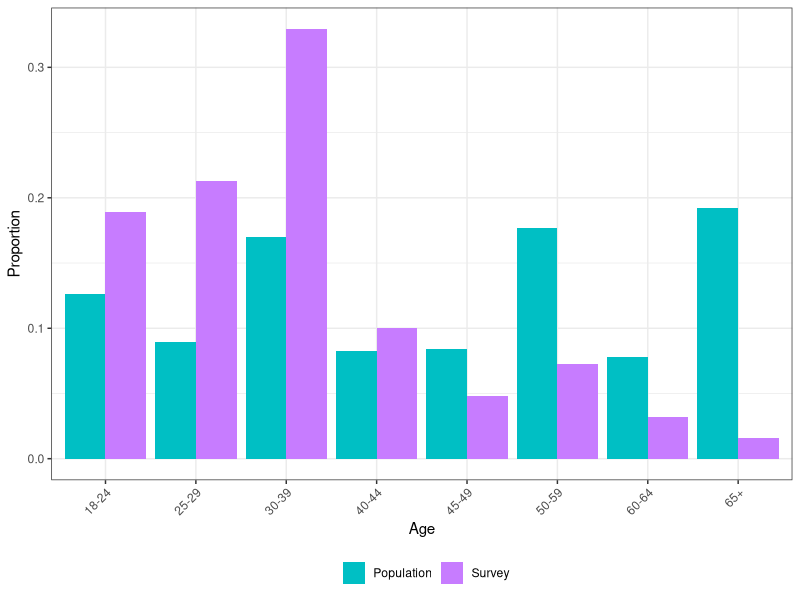
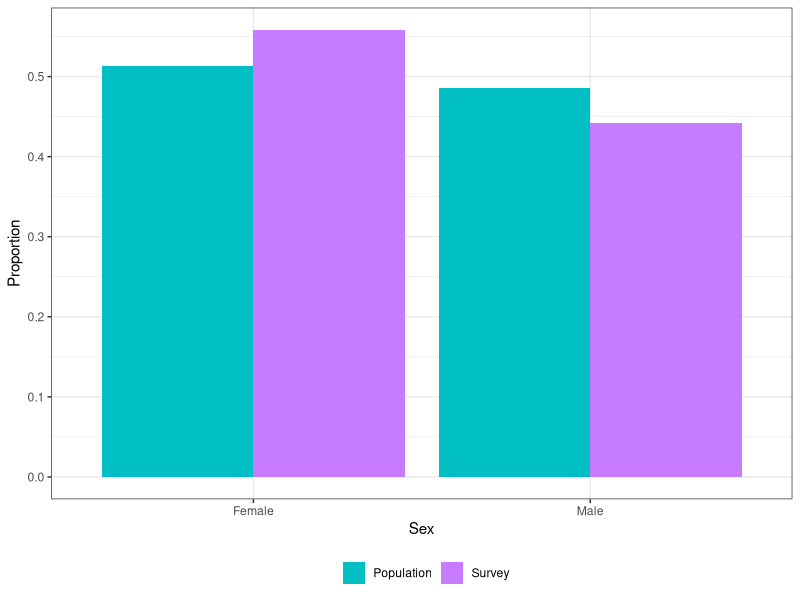
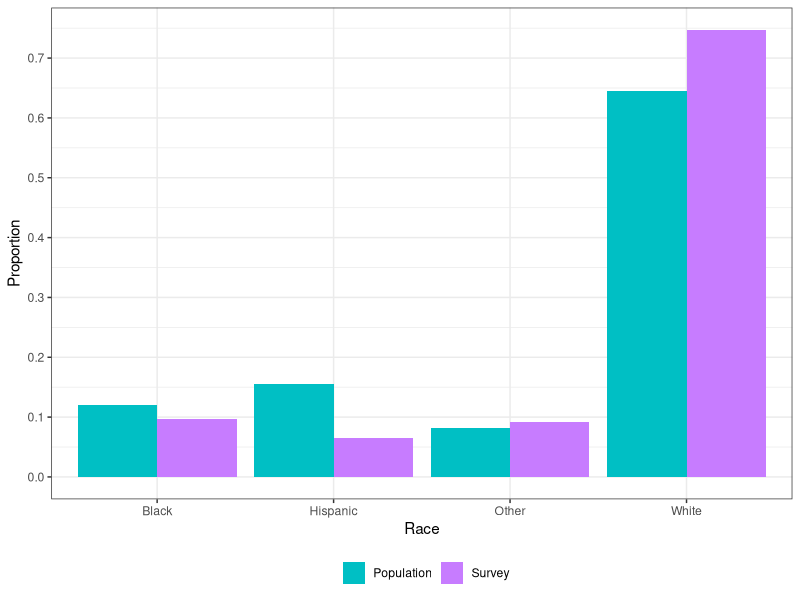
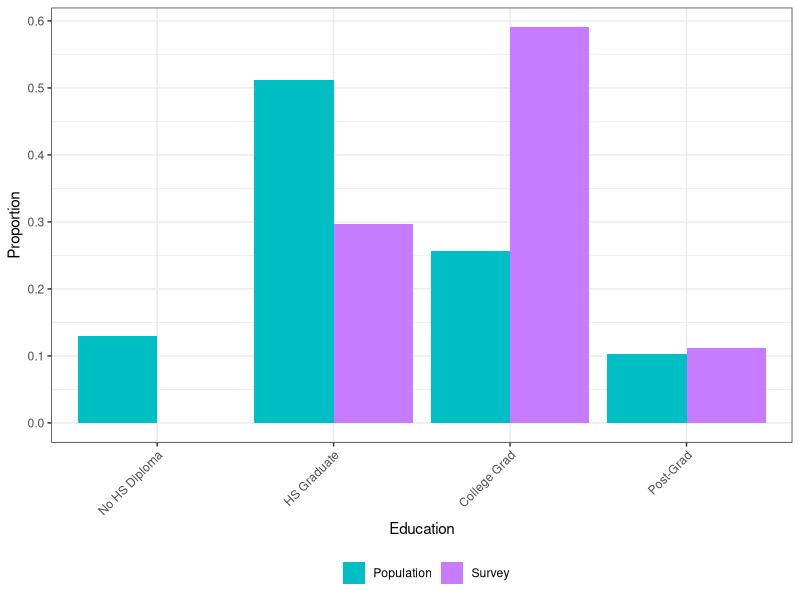
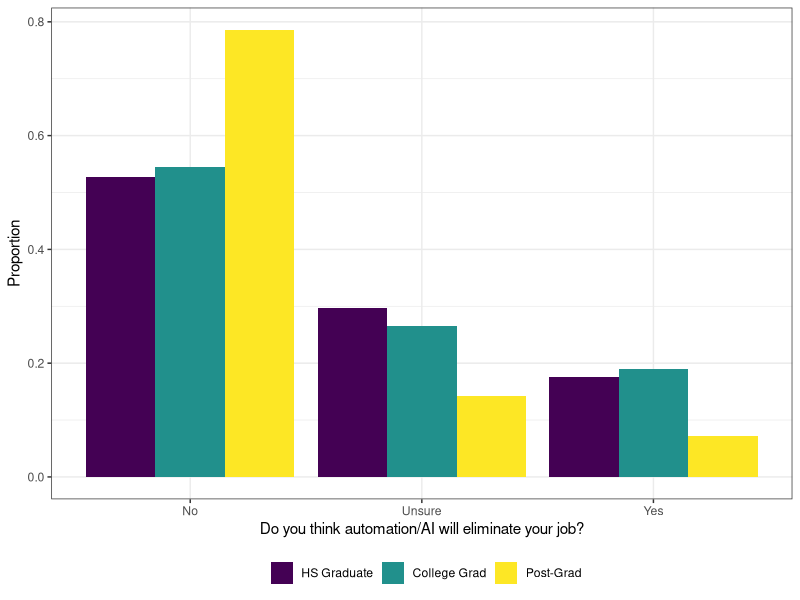
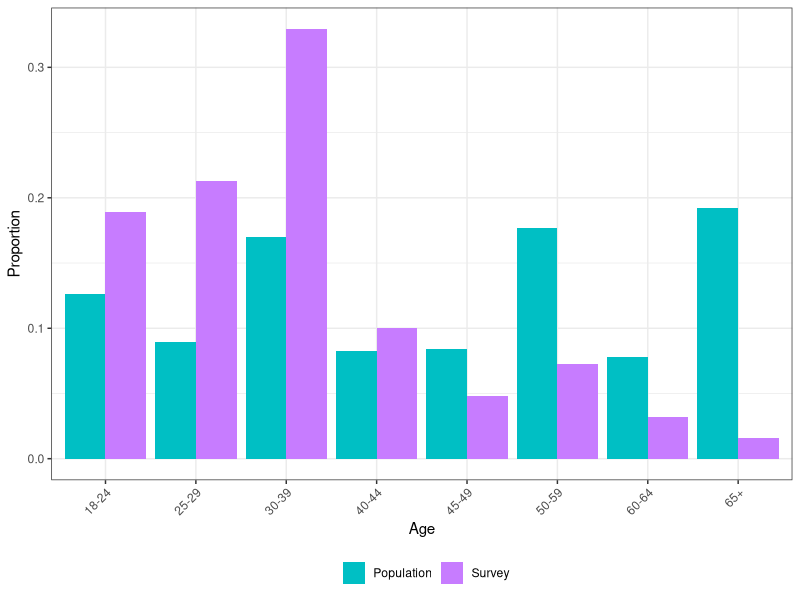
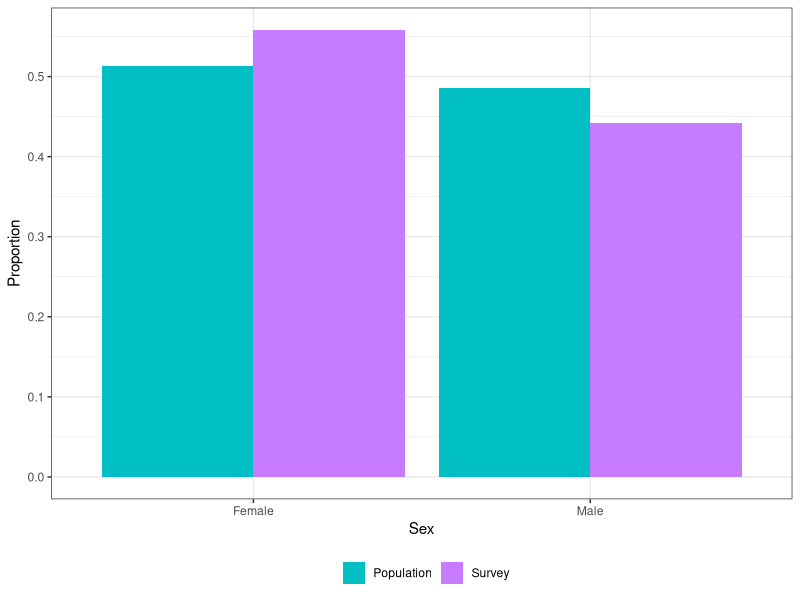
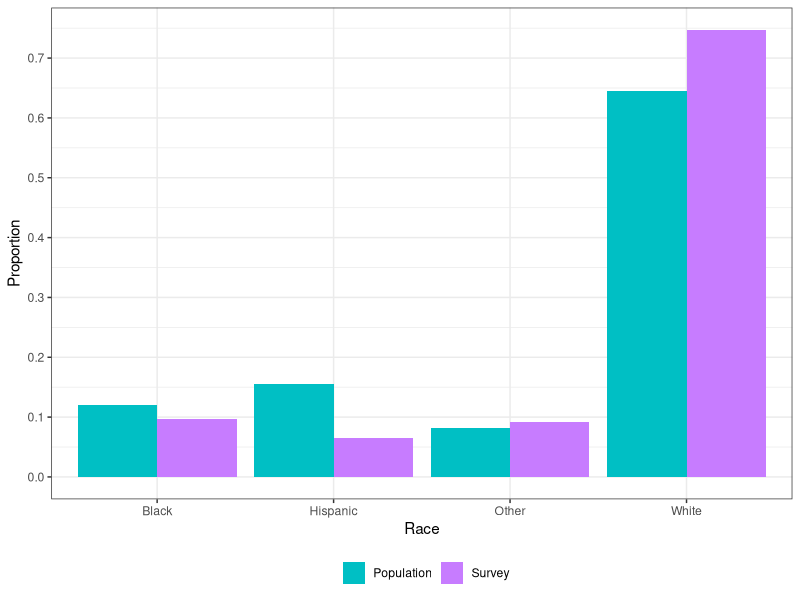

The R script that drew these images, in order:
library(plyr)
library(dplyr)
library(tidyr)
library(ggplot2)
library(nnet)

survey_results <- read.csv("survey_real_results.csv")
pmus_df <- read.csv("pop_dist.tsv", sep = "\t")

########################
# Demographic Analysis #
########################
# Data Munging
survey_results <- filter(survey_results, Answer.Gender != "")

## Relabel variables
survey_results$Answer.Age <- mapvalues(survey_results$Answer.Age, from = c("Over65"), to = c("65+"))
survey_results$Answer.Race <- mapvalues(survey_results$Answer.Race, from = c("Black","Hispanic","Other","White"), to = c("black","hispanic","other","white"))
survey_results$Answer.Gender <- mapvalues(survey_results$Answer.Gender, from = c("Female","Male"), to = c("female","male"))
survey_results$Answer.Education <- mapvalues(survey_results$Answer.Education, from = c("HS","College","Grad"), to = c("high school graduate","college degree","postgraduate degree"))

## Collapse data
survey_results_agg <- group_by(survey_results, Answer.Age, Answer.Gender, Answer.Education, Answer.Race) %>%
                        summarize(count=n())

## Calculate proportions of survey and population
survey_results_agg$proportion_of_pop <- survey_results_agg$count/sum(survey_results_agg$count)
pmus_df$pop_prop <- pmus_df$N/sum(pmus_df$N)

## Join with PMUS
names(survey_results_agg) <- c("age","sex","education","race","survey_count","survey_prop")
joint_df <- merge(pmus_df, survey_results_agg, all = TRUE)
joint_df$survey_prop <- ifelse(is.na(joint_df$survey_prop), 0, joint_df$survey_prop)

# Compute and Plot Demographic Distributions
## Table
table(survey_results$Answer.Age)
table(survey_results$Answer.Race)
table(survey_results$Answer.Gender)
table(survey_results$Answer.Education)

## Plots
gg_color_hue <- function(n) {
  hues = seq(15, 375, length = n + 1)
  hcl(h = hues, l = 65, c = 100)[1:n]
}
theme_set(theme_bw())
colors_for_plot <- gg_color_hue(4)

# Age
age_df <- group_by(joint_df, age) %>% summarize(pop_prop = sum(pop_prop), survey_prop = sum(survey_prop))
age_df <- gather(age_df, source, proportion, pop_prop:survey_prop, factor_key=TRUE)
ggplot(age_df, aes(x = age, y = proportion, fill = source, group = source)) +
  geom_bar(stat = "Identity", position="dodge") +
  labs(x = "Age", y = "Proportion", fill = "") +
  theme(legend.position = "bottom") +
  theme(axis.text.x = element_text(angle = 45, hjust = 1)) +
  scale_y_continuous(breaks = seq(0,.6, by = .1)) +
  scale_fill_manual(values = colors_for_plot[3:4],
                    breaks = c("pop_prop","survey_prop"), 
                    labels = c("Population", "Survey"))
ggsave("Age_Dist.pdf", width = 6, height = 5)

# Gender
gender_df <- group_by(joint_df, sex) %>% summarize(pop_prop = sum(pop_prop), survey_prop = sum(survey_prop))
gender_df <- gather(gender_df, source, proportion, pop_prop:survey_prop, factor_key=TRUE)
ggplot(gender_df, aes(x = sex, y = proportion, fill = source, group = source)) +
  geom_bar(stat = "Identity", position="dodge") +
  labs(x = "Sex", y = "Proportion", fill = "") +
  theme(legend.position = "bottom") +
  scale_y_continuous(breaks = seq(0,.6, by = .1)) +
  scale_x_discrete(breaks = c("male","female"),
                  labels = c("Male","Female")) +
  scale_fill_manual(values = colors_for_plot[3:4],
                    breaks = c("pop_prop","survey_prop"), 
                    labels = c("Population", "Survey"))
ggsave("Gender_Dist.pdf", width = 6, height = 5)

# Race
race_df <- group_by(joint_df, race) %>% summarize(pop_prop = sum(pop_prop), survey_prop = sum(survey_prop))
race_df <- gather(race_df, source, proportion, pop_prop:survey_prop, factor_key=TRUE)
ggplot(race_df, aes(x = race, y = proportion, fill = source, group = source)) +
  geom_bar(stat = "Identity", position="dodge") +
  labs(x = "Race", y = "Proportion", fill = "") +
  theme(legend.position = "bottom") +
  scale_y_continuous(breaks = seq(0,.8, by = .1)) +
  scale_x_discrete(breaks = c("black","hispanic","other","white"),
                   labels = c("Black","Hispanic","Other","White")) +
  scale_fill_manual(values = colors_for_plot[3:4],
                    breaks = c("pop_prop","survey_prop"), 
                    labels = c("Population", "Survey"))
ggsave("Race_Dist.pdf", width = 6, height = 5)

# Education
education_df <- group_by(joint_df, education) %>% summarize(pop_prop = sum(pop_prop), survey_prop = sum(survey_prop))
education_df <- gather(education_df, source, proportion, pop_prop:survey_prop, factor_key=TRUE)
education_df$education <- factor(education_df$education, 
                                 levels = c("no high school diploma","high school graduate","college degree","postgraduate degree"), 
                                 labels = c("No HS Diploma","HS Graduate","College Grad","Post-Grad"), ordered=TRUE)
ggplot(education_df, aes(x = education, y = proportion, fill = source, group = source)) +
  geom_bar(stat = "Identity", position="dodge") +
  labs(x = "Education", y = "Proportion", fill = "") +
  theme(legend.position = "bottom") +
  theme(axis.text.x = element_text(angle = 45, hjust = 1)) +
  scale_y_continuous(breaks = seq(0,.6, by = .1)) +
  scale_fill_manual(values = colors_for_plot[3:4],
                    breaks = c("pop_prop","survey_prop"), 
                    labels = c("Population", "Survey"))
ggsave("Education_Dist.pdf", width = 6, height = 5)

###############################
# Unadjusted Answers Analysis #
###############################
# Number of responses in category
table(survey_results$Answer.Political)
table(survey_results$Answer.Automation)
table(survey_results$Answer.Universal)

# Automation answer by demo
prop.table(table(survey_results$Answer.Age, survey_results$Answer.Automation),1)
prop.table(table(survey_results$Answer.Race, survey_results$Answer.Automation),1)
prop.table(table(survey_results$Answer.Gender, survey_results$Answer.Automation),1)
prop.table(table(survey_results$Answer.Education, survey_results$Answer.Automation),1)
edu_auto_df <- data.frame(prop.table(table(survey_results$Answer.Education, survey_results$Answer.Automation),1))
prop.table(table(survey_results$Answer.Political, survey_results$Answer.Automation),1)

names(edu_auto_df) <- c("demographic","answer","proportion")
edu_auto_df$demographic <- factor(edu_auto_df$demographic, 
                                 levels = c("no high school diploma","high school graduate","college degree","postgraduate degree"), 
                                 labels = c("No HS Diploma","HS Graduate","College Grad","Post-Grad"), ordered=TRUE)
ggplot(edu_auto_df, aes(x = answer, y = proportion, fill = demographic)) +
  geom_bar(stat = "Identity", position = "dodge") +
  theme(legend.position = "bottom") +
  labs(x = "Do you think automation/AI will eliminate your job?", y = "Proportion", fill = "")
ggsave("Edu_Auto_Dist.pdf", width = 6, heigh = 5)

# UBI by demo
prop.table(table(survey_results$Answer.Age, survey_results$Answer.Universal),1)
prop.table(table(survey_results$Answer.Race, survey_results$Answer.Universal),1)
prop.table(table(survey_results$Answer.Gender, survey_results$Answer.Universal),1)
prop.table(table(survey_results$Answer.Education, survey_results$Answer.Universal),1)
prop.table(table(survey_results$Answer.Political, survey_results$Answer.Universal),1)

# UBI vs. Auto
prop.table(table(survey_results$Answer.Automation, survey_results$Answer.Universal),1)

###########################
# Statistical Adjustments #
###########################
## Adjust survey data & renormalize
pmus_df <- filter(pmus_df, education != "no high school diploma")
pmus_df$pop_prop <- pmus_df$N/sum(pmus_df$N)

## Pairwise Combinations of Factors
ages <- unique(survey_results$Answer.Age)
genders <- unique(survey_results$Answer.Gender)
races <- unique(survey_results$Answer.Race)
educations <- unique(survey_results$Answer.Education)

combos_df <- expand.grid(ages, genders, races, educations)
names(combos_df) <- c("age","sex","race","education")
names(survey_results)[28:34] <- c("age","automation","education","sex","political","race","universal")

## Automation
automation_model <- multinom(automation ~ sex + age + race + education, data=survey_results)
automation_predictions <- predict(automation_model, newdata = combos_df, type="probs")
automation_df <- cbind(combos_df, automation_predictions)

### Weight by survey data
automation_weights_df <- merge(pmus_df, automation_df)
automation_weights_df$weight_no <- automation_weights_df$No * automation_weights_df$pop_prop
automation_weights_df$weight_unsure <- automation_weights_df$Unsure * automation_weights_df$pop_prop
automation_weights_df$weight_yes <- automation_weights_df$Yes * automation_weights_df$pop_prop

automation_adj <- c(sum(automation_weights_df$weight_yes), sum(automation_weights_df$weight_unsure), sum(automation_weights_df$weight_no))
names(automation_adj) <- c("Yes","Unsure","No")
automation_adj

## UBI
ubi_model <- multinom(universal ~ sex + age + race + education, data=survey_results)
ubi_predictions <- predict(ubi_model, newdata = combos_df, type="probs")
ubi_df <- cbind(combos_df, ubi_predictions)

### Weight by survey data
ubi_weights_df <- merge(pmus_df, ubi_df)
ubi_weights_df$weight_no <- ubi_weights_df$No * ubi_weights_df$pop_prop
ubi_weights_df$weight_unsure <- ubi_weights_df$Unsure * ubi_weights_df$pop_prop
ubi_weights_df$weight_yes <- ubi_weights_df$Yes * ubi_weights_df$pop_prop

ubi_adj <- c(sum(ubi_weights_df$weight_yes), sum(ubi_weights_df$weight_unsure), sum(ubi_weights_df$weight_no))
names(ubi_adj) <- c("Yes","Unsure","No")
ubi_adj